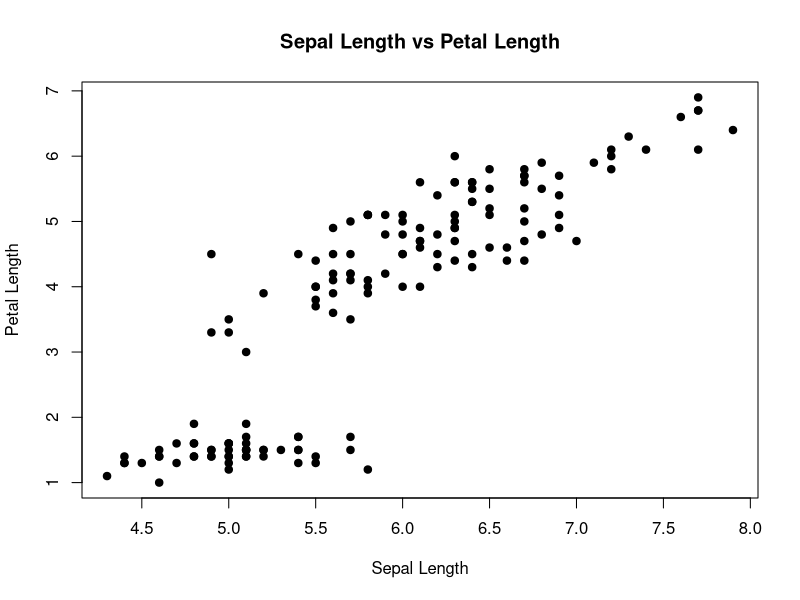

Reproduce this figure in R.
## ---- chunk 1
data(iris)
head(iris)
## ---- chunk 2
summary(iris)
## ---- chunk 3

mean(iris$Sepal.Length)
mean(iris$Petal.Length)
## ---- chunk 4
plot(iris$Sepal.Length, iris$Petal.Length,
     main = "Sepal Length vs Petal Length",
     xlab = "Sepal Length",
     ylab = "Petal Length",
     pch = 19)
